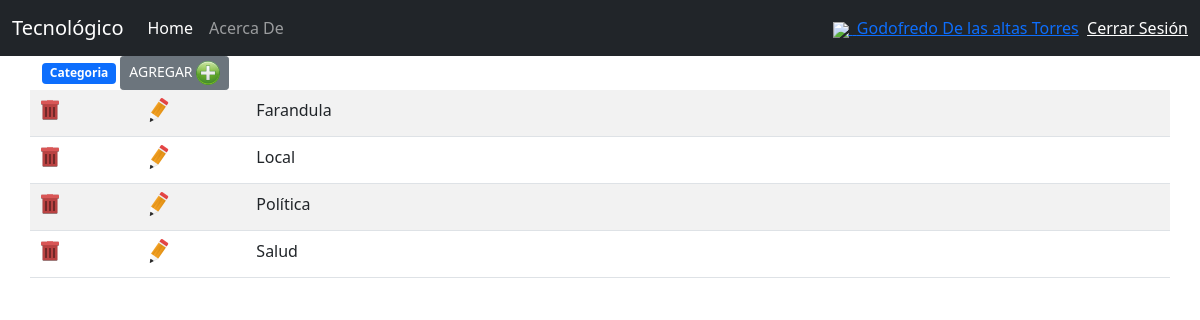
/reporteros/categoria.php (signed in), run on the app's committed database.
### tables this page shows
CREATE TABLE `categoria` (
  `IdCategoria` int(11) NOT NULL,
  `Nombre` char(20) NOT NULL
);

### class/classBD.php (called while the page is built, shortened)
<?php
class BaseDatos
{ var $conexion;
    function conexion()
    { $this->conexion=mysqli_connect("localhost", "noticias", '1234','noticias');
    }
    function consulta($query)
    { $this->conexion();
        $bloque=mysqli_query($this->conexion,$query);
        return $bloque;
    }
    function obteArreglo($query){
        $bloque=$this->consulta($query);
        $datos=array();
        foreach ($bloque as $renglon){
            array_push($datos, $renglon);
        }
            return $datos;
    }
}
?>

### class/classCategoria.php (the view, shortened to what this page needs)
<?php
include "ClassBD.php";
class Categoria extends BaseDatos{
	function __construct($accion)
	{
		echo $this->procesa($accion);
	}
	function procesa($accion)
	{
		$resultado ="";
		switch ($accion) {
			case 'list':
				$tmp = $this->obteArreglo("SELECT * FROM categoria order by Nombre;");
				$resultado.='
				<div class="container">
					<div class="row">
						<div class="col-12">
							<span class="badge bg-primary">Categoria</span>
							<a class="btn btn-sm btn-secondary" href="categoria.php?accion=nuevo"> AGREGAR <img src="../images/agregar.png" /> </a>
						</div>
					</div>
					<div class="row">
						<table class="table table-hover table-striped"';
							foreach ($tmp as $registro) {
								$resultado .='<tr>';
								$resultado .='<td class="col-md-1">'.$this->crearIcono("delete",$registro['IdCategoria'],"borrar.png").'<td>';
								$resultado .='<td class="col-md-1">'.$this->crearIcono("formEdit",$registro['IdCategoria'],"editar.png").'<td>';
								$resultado .='<td class="col-md-10">'.$registro['Nombre'].'</td>';
								$resultado .='</tr>';
							}
							$resultado .='</table></div> </div></div>';
				break;
		}
		return $resultado;
	}
	function crearIcono($acc,$reg,$imag)
	{
		$html='<form method="post">
		<input type="hidden" name="accion" value="'.$acc.'" />
		<input type="hidden" name="Id" value="'.$reg.'" />
		<input type="image" src="../images/'.$imag.'" />
		</form>';
		return $html;
	}
}
$oCategoria = new Categoria(isset($_REQUEST['accion'])?$_REQUEST['accion']:'list');
?>

### data on the page
categoria: Nombre "Farandula"
categoria: Nombre "Local"
categoria: Nombre "Política"
categoria: Nombre "Salud"

### other printed values
$_SESSION['Nombre'] "Godofredo De las altas Torres"
